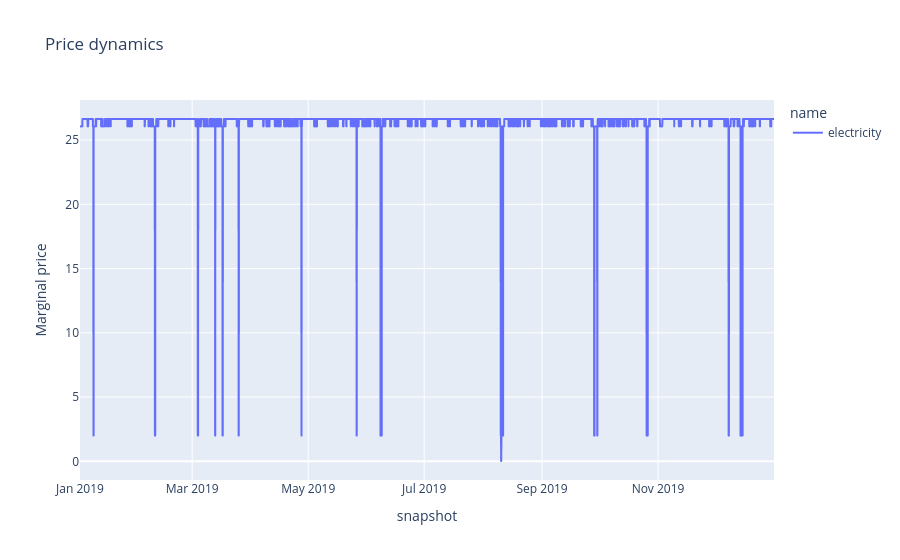

The cell this chart's notebook holds for it:
### Code cell
# Resulting electricity prices over time
df = n.buses_t.marginal_price.loc['2019-01-01':'2019-12-31']

fig = px.line(
    df,
    title="Price dynamics",
    labels={
        "index": "Time",
        "value": "Marginal price",
        "variable": "Bus"
    }
)
fig.show()

### Figure 1 — Plotly figure (JSON) as saved in the notebook; plotly's stock layout.template omitted (floating-point values rounded to 4 significant figures; data arrays with more than 128 entries replaced by an {"elided": "..."} marker saying what was removed)
{"data": [{"hovertemplate": "name=electricity<br>snapshot=%{x}<br>Marginal price=%{y}<extra></extra>", "legendgroup": "electricity", "line": {"color": "#636efa", "dash": "solid"}, "marker": {"symbol": "circle"}, "mode": "lines", "name": "electricity", "showlegend": true, "type": "scattergl", "x": {"elided": "8760 str values"}, "xaxis": "x", "y": {"elided": "8760 float values"}, "yaxis": "y"}], "layout": {"legend": {"title": {"text": "name"}, "tracegroupgap": 0}, "title": {"text": "Price dynamics"}, "xaxis": {"anchor": "y", "domain": [0, 1], "title": {"text": "snapshot"}}, "yaxis": {"anchor": "x", "domain": [0, 1], "title": {"text": "Marginal price"}}}}
